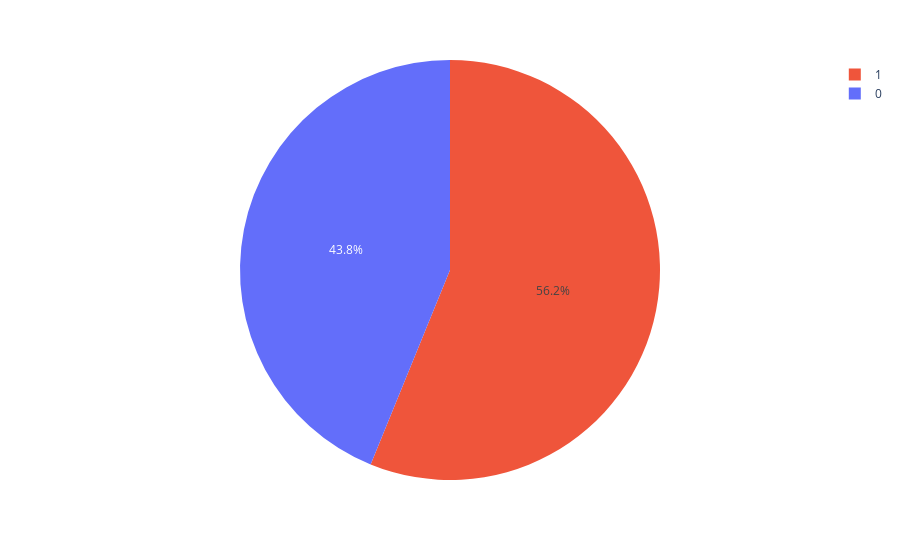

Here is the notebook cell this chart was saved with:
### Code cell
pie=clusters.groupby('label').size().reset_index()
pie.columns=['label','value']
px.pie(pie,values='value',names='label',color=['blue','red'])

### Figure 1 — Plotly figure (JSON) as saved in the notebook; plotly's stock layout.template omitted (floating-point values rounded to 4 significant figures)
{"data": [{"customdata": [["blue"], ["red"]], "domain": {"x": [0, 1], "y": [0, 1]}, "hovertemplate": "label=%{label}<br>value=%{value}<br>color=%{customdata[0]}<extra></extra>", "labels": [0, 1], "legendgroup": "", "marker": {"colors": ["#636efa", "#EF553B"]}, "name": "", "showlegend": true, "type": "pie", "values": [977, 1252]}], "layout": {"legend": {"tracegroupgap": 0}, "margin": {"t": 60}}}
